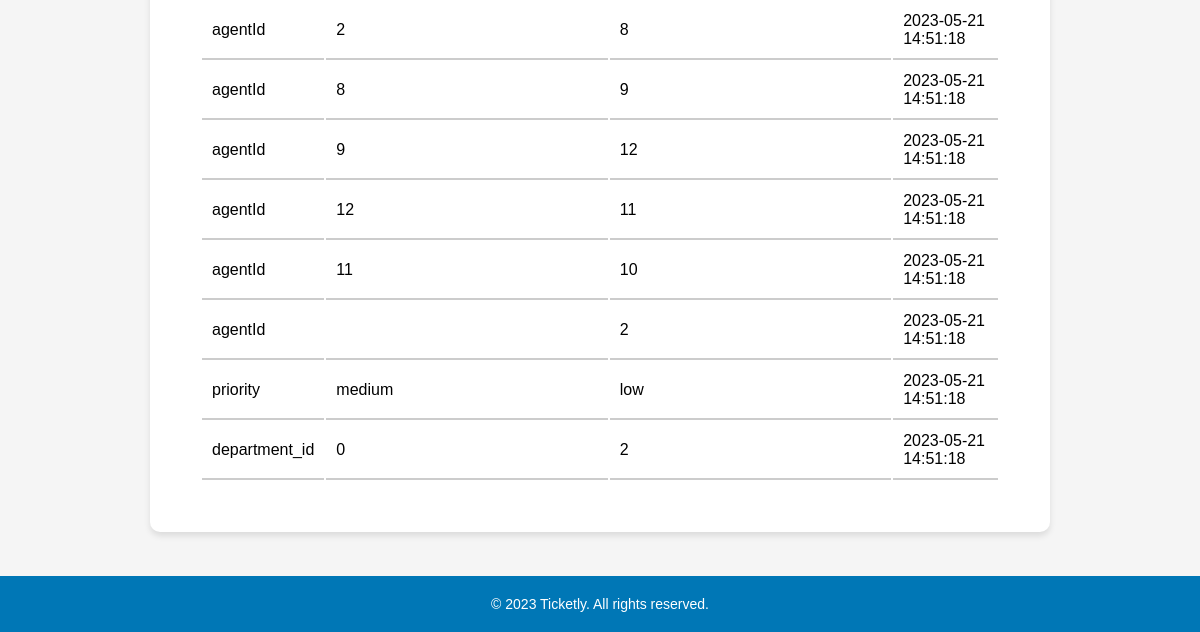
Before: /pages/ticketLog.php?id=1 (signed in, lower part) with the older database file.
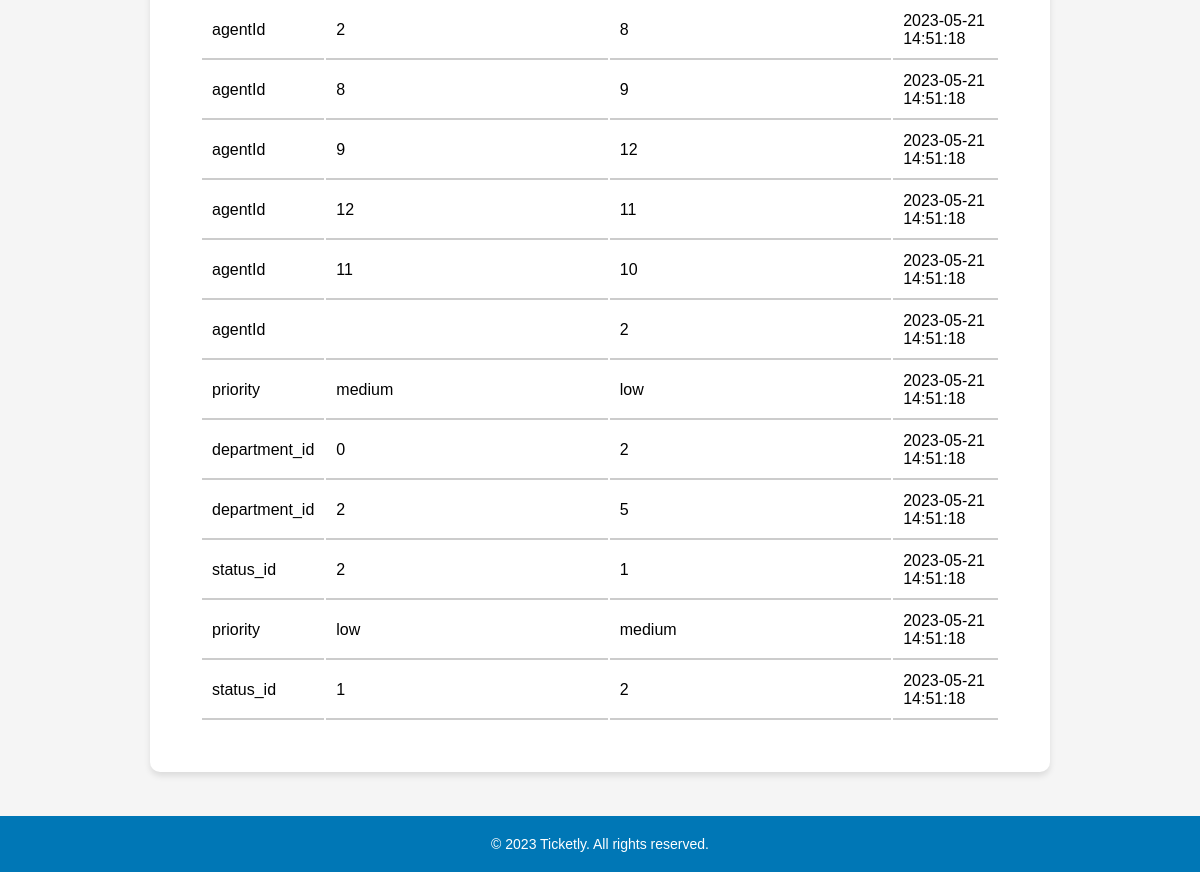
After: the same page with the newer database file.
### tables this page shows
CREATE TABLE ticket_logs (
    id INTEGER PRIMARY KEY AUTOINCREMENT,
    ticket_id INTEGER NOT NULL,
    field VARCHAR(255) NOT NULL,
    old_value TEXT,
    new_value TEXT,
    created_at DATETIME NOT NULL,
    FOREIGN KEY(ticket_id) REFERENCES tickets(id)
);

### pages/ticketLog.php (called while the page is built, shortened)
<?php
    $session = new Session();
    require_once(__DIR__ . '/../templates/ticketLog.tpl.php');
    drawTicketLog($session);
?>

### database/ticketLogs.class.php (called while the page is built, shortened)
<?php
    class TicketLogs {
        public function __construct(?int $id, int $ticketId, string $fieldName, string $oldValue, string $newValue) {
            $this->fieldName = $fieldName;
            $this->oldValue = $oldValue;
            $this->newValue = $newValue;
            $this->createdAt = date('Y-m-d H:i:s');
        }
    }
    function getLogsByTicketId(PDO $db, int $ticketId): array {
        $stmt = $db->prepare('SELECT * FROM ticket_logs WHERE ticket_id = :ticketId');
        $stmt->bindValue(':ticketId', $ticketId, PDO::PARAM_INT);
        $stmt->execute();
        $logs = [];
        while ($row = $stmt->fetch(PDO::FETCH_ASSOC)) {
            $logs[] = new TicketLogs(
                (int) $row['id'],
                (int) $row['ticket_id'],
                $row['field'],
                $row['old_value'],
                $row['new_value']
            );
        }
        return $logs;
    }
?>

### templates/ticketLog.tpl.php (the view, shortened to what this page needs)
<?php function drawTicketLog(Session $session) {
    ?>
    <!DOCTYPE html>
    <html lang="en">
    <head>
        <link rel="stylesheet" href="../style/listClients.css">
    </head>
    <body>
        <?php include '../templates/header.tpl.php';?>
        <main>
            <section id="ticket-log">
                <?php
                require_once '../database/connection.db.php';
                require_once '../database/ticketLogs.class.php';
                $db = getDatabaseConnection();
                $ticketID = $_GET['id'];
                $ticketLogs = getLogsByTicketId($db, $ticketID);
                if (empty($ticketLogs)) {
                    echo '<p>No logs found for this ticket.</p>';
                } else {
                    echo '<table>';
                    foreach ($ticketLogs as $log) {
                        echo '<tr>';
                        echo '<td>' . $log->fieldName . '</td>';
                        echo '<td>' . $log->oldValue . '</td>';
                        echo '<td>' . $log->newValue . '</td>';
                        echo '<td>' . $log->createdAt . '</td>';
                        echo '</tr>';
                    }
                    echo '</table>';
                }
                ?>
            </section>
        </main>
        <?php include '../templates/footer.tpl.php'; ?>
    </body>
    </html>
<?php } ?>

### templates/header.tpl.php (shortened to what this page needs)
<!DOCTYPE html>
<html>
    <link rel="stylesheet" href="../style/header.css">
</html>

### templates/footer.tpl.php
<!DOCTYPE html>
<html>
    <link rel="stylesheet" href="../style/footer.css">
    <footer>
        <p>&copy; 2023 Ticketly. All rights reserved.</p>
    </footer>
<html>

### style/listClients.css (style rules this page uses)
main { background-color: #fff; padding: 50px; border-radius: 10px; box-shadow: 0 4px 6px rgba(0, 0, 0, 0.1); margin: 50px auto; max-width: 900px; display: flex; flex-direction: column; align-items: center; margin-bottom: 100px; }

### style/header.css (style rules this page uses)
* { box-sizing: border-box; margin: 0; padding: 0; }
body { font-family: Arial, sans-serif; background-color: #f5f5f5; }

### style/footer.css (style rules this page uses)
footer { position: fixed; bottom: 0; left: 0; width: 100%; background-color: #0077b6; color: #fff; text-align: center; padding: 20px; font-size: 14px; margin: 0; }
footer p { margin: 0; }

Changed rows visible on the page:
added ticket_logs: field "department_id", old_value "2", new_value "5", createdAt "2023-05-21 14:51:18"
added ticket_logs: field "status_id", old_value "2", new_value "1", createdAt "2023-05-21 14:51:18"
added ticket_logs: field "priority", old_value "low", new_value "medium", createdAt "2023-05-21 14:51:18"
added ticket_logs: field "status_id", old_value "1", new_value "2", createdAt "2023-05-21 14:51:18"
